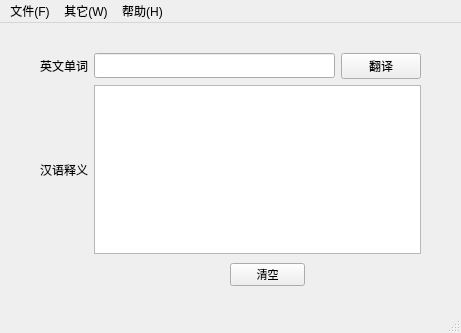
<?xml version="1.0" encoding="UTF-8"?>
<ui version="4.0">
 <class>rbt</class>
 <widget class="QMainWindow" name="rbt">
  <property name="geometry">
   <rect>
    <x>0</x>
    <y>0</y>
    <width>461</width>
    <height>333</height>
   </rect>
  </property>
  <property name="windowTitle">
   <string>RBT</string>
  </property>
  <widget class="QWidget" name="centralwidget">
   <widget class="QPushButton" name="pushButton_2">
    <property name="geometry">
     <rect>
      <x>230</x>
      <y>240</y>
      <width>75</width>
      <height>23</height>
     </rect>
    </property>
    <property name="font">
     <font>
      <pointsize>8</pointsize>
      <weight>50</weight>
      <bold>false</bold>
     </font>
    </property>
    <property name="text">
     <string>清空</string>
    </property>
   </widget>
   <widget class="QWidget" name="verticalLayoutWidget">
    <property name="geometry">
     <rect>
      <x>40</x>
      <y>30</y>
      <width>381</width>
      <height>201</height>
     </rect>
    </property>
    <property name="font">
     <font>
      <family>新宋体</family>
      <pointsize>9</pointsize>
     </font>
    </property>
    <layout class="QVBoxLayout" name="verticalLayout_3">
     <item>
      <layout class="QHBoxLayout" name="horizontalLayout">
       <item>
        <widget class="QLabel" name="label_3">
         <property name="font">
          <font>
           <family>新宋体</family>
           <pointsize>9</pointsize>
          </font>
         </property>
         <property name="text">
          <string>英文单词</string>
         </property>
        </widget>
       </item>
       <item>
        <widget class="QLineEdit" name="lineEdit">
         <property name="font">
          <font>
           <family>新宋体</family>
           <pointsize>9</pointsize>
          </font>
         </property>
        </widget>
       </item>
       <item>
        <widget class="QPushButton" name="pushButton">
         <property name="font">
          <font>
           <family>新宋体</family>
           <pointsize>9</pointsize>
           <weight>50</weight>
           <bold>false</bold>
          </font>
         </property>
         <property name="text">
          <string>翻译</string>
         </property>
        </widget>
       </item>
      </layout>
     </item>
     <item>
      <layout class="QHBoxLayout" name="horizontalLayout_2">
       <item>
        <widget class="QLabel" name="label_2">
         <property name="font">
          <font>
           <family>新宋体</family>
           <pointsize>9</pointsize>
          </font>
         </property>
         <property name="text">
          <string>汉语释义</string>
         </property>
        </widget>
       </item>
       <item>
        <widget class="QTextBrowser" name="textBrowser">
         <property name="font">
          <font>
           <family>新宋体</family>
           <pointsize>9</pointsize>
          </font>
         </property>
        </widget>
       </item>
      </layout>
     </item>
    </layout>
   </widget>
  </widget>
  <widget class="QMenuBar" name="menubar">
   <property name="geometry">
    <rect>
     <x>0</x>
     <y>0</y>
     <width>461</width>
     <height>26</height>
    </rect>
   </property>
   <widget class="QMenu" name="menu">
    <property name="title">
     <string>其它(W)</string>
    </property>
    <addaction name="actionInsert"/>
    <addaction name="separator"/>
    <addaction name="actionDelete"/>
    <addaction name="separator"/>
    <addaction name="actionModify"/>
   </widget>
   <widget class="QMenu" name="menu_2">
    <property name="title">
     <string>文件(F)</string>
    </property>
    <addaction name="actionasd"/>
    <addaction name="separator"/>
    <addaction name="actiona"/>
   </widget>
   <widget class="QMenu" name="menu_3">
    <property name="title">
     <string>帮助(H)</string>
    </property>
    <widget class="QMenu" name="menu_4">
     <property name="title">
      <string>联系作者</string>
     </property>
     <addaction name="actiona_3"/>
     <addaction name="actionyu"/>
     <addaction name="actiona_4"/>
    </widget>
    <addaction name="actionc"/>
    <addaction name="separator"/>
    <addaction name="actionasd_2"/>
    <addaction name="separator"/>
    <addaction name="menu_4"/>
   </widget>
   <addaction name="menu_2"/>
   <addaction name="menu"/>
   <addaction name="menu_3"/>
  </widget>
  <widget class="QStatusBar" name="statusBar"/>
  <action name="actionInsert">
   <property name="text">
    <string>插入单词    Ctrl+I</string>
   </property>
  </action>
  <action name="actionDelete">
   <property name="text">
    <string>删除单词    Ctrl+D</string>
   </property>
  </action>
  <action name="actionModify">
   <property name="text">
    <string>修改单词    Ctrl+M</string>
   </property>
  </action>
  <action name="actionasd">
   <property name="text">
    <string>词典目录    Ctrl+F1</string>
   </property>
  </action>
  <action name="actiona">
   <property name="text">
    <string>源码目录    Ctrl+F2</string>
   </property>
  </action>
  <action name="actionc">
   <property name="text">
    <string>操作指南    F1</string>
   </property>
  </action>
  <action name="actiona_3">
   <property name="text">
    <string>QQ:844191153</string>
   </property>
  </action>
  <action name="actionyu">
   <property name="text">
    <string>邮箱:844191153@qq.com</string>
   </property>
  </action>
  <action name="actiona_4">
   <property name="text">
    <string>电话:15848566846</string>
   </property>
  </action>
  <action name="actionasd_2">
   <property name="text">
    <string>      关于    F2</string>
   </property>
  </action>
 </widget>
 <resources/>
 <connections/>
</ui>
